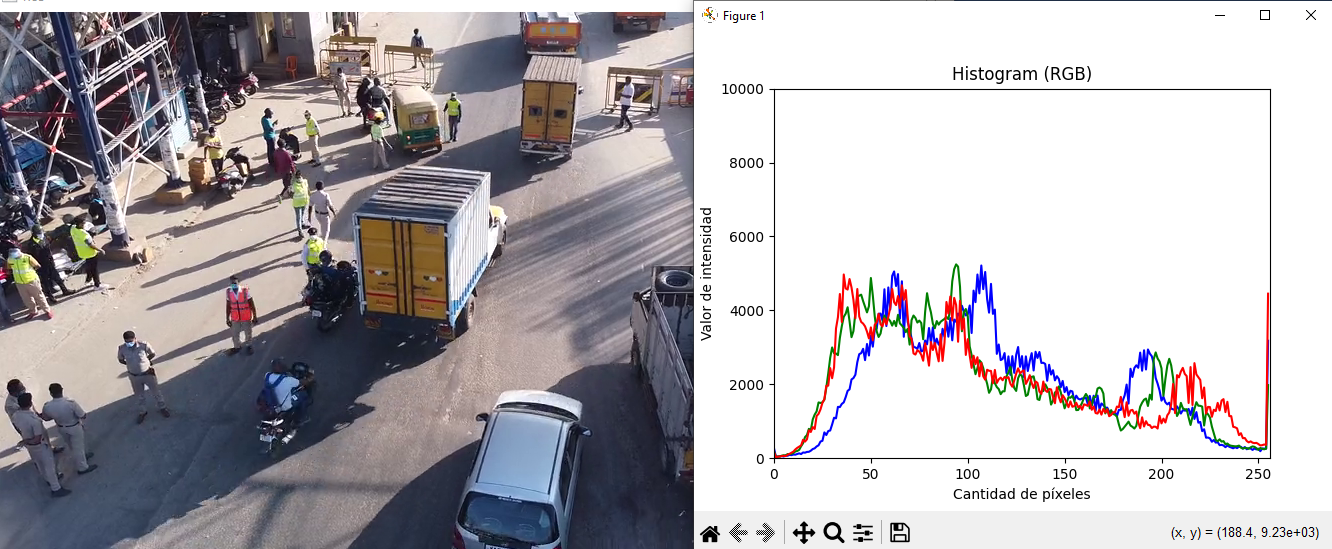
#> input picture imgs/histRGB.png, 1332 x 549 px, given in place of the camera
$ python VideoHistogram.py
#> lines starting #> are read from the running program, lines starting #| are printed output that depends on the picture
"""
Author: brianrscode (github.com/brianrscode)
Created: 08/07/2024
"""


import os
import cv2
import numpy as np
import matplotlib.pyplot as plt


class VideoHistogram:
    def __init__(self, opt):
        if os.path.exists(opt):
            self.cap = cv2.VideoCapture(opt)
        else:
            self.cap = cv2.VideoCapture(0)

        self. fig, self. ax = plt.subplots()
        self.ax.set_xlabel("Valor de intensidad")
        self.ax.set_ylabel("Cantidad de píxeles")
        self.ax.set_xlim(0, 256)  # Eje x de 0 a 256
        self.ax.set_ylim(0, 10_000)  # Eje y de 0 a 10000
        self.ax.grid(True)  # Habilitar la cuadrícula

    def __update_histogram(self, linea, histograma):
        # Actualizar la línea del plot con los valores del histograma
        linea.set_ydata(histograma)
        # Normalizar histograma.
        # histograma = np.divide(histograma, np.sum(histograma))
        # Cambiar el valor máximo del eje y
        # self.ax.set_ylim(0, histograma.max() * 1.1)
        # Redibujar la linea.
        self.fig.canvas.draw()
        self.fig.canvas.flush_events()

    def gray_histogram(self):
        self.ax.set_title("Histogram (grayscale)")
        linea, = self.ax.plot(np.arange(256), np.zeros(256), c='k', label='intensity')
        plt.ion()
        plt.show()
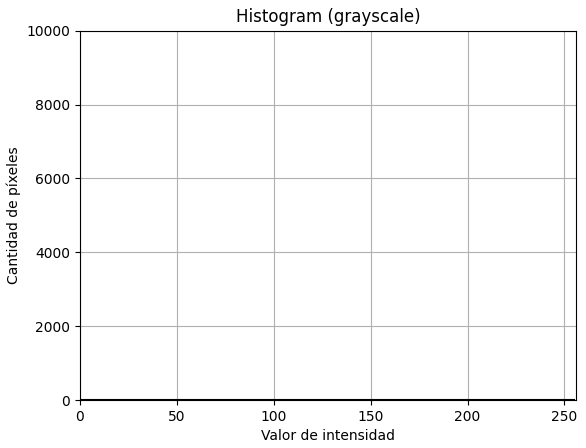
#> figure drawn by matplotlib, 1 panel
        while self.cap.isOpened():
            ret, frame = self.cap.read()
#> frame is the input picture: shape (549, 1332, 3); mean B, G, R 180.8, 176.8, 180.5
            if not ret:
                break

            gray = cv2.cvtColor(frame, cv2.COLOR_BGR2GRAY)
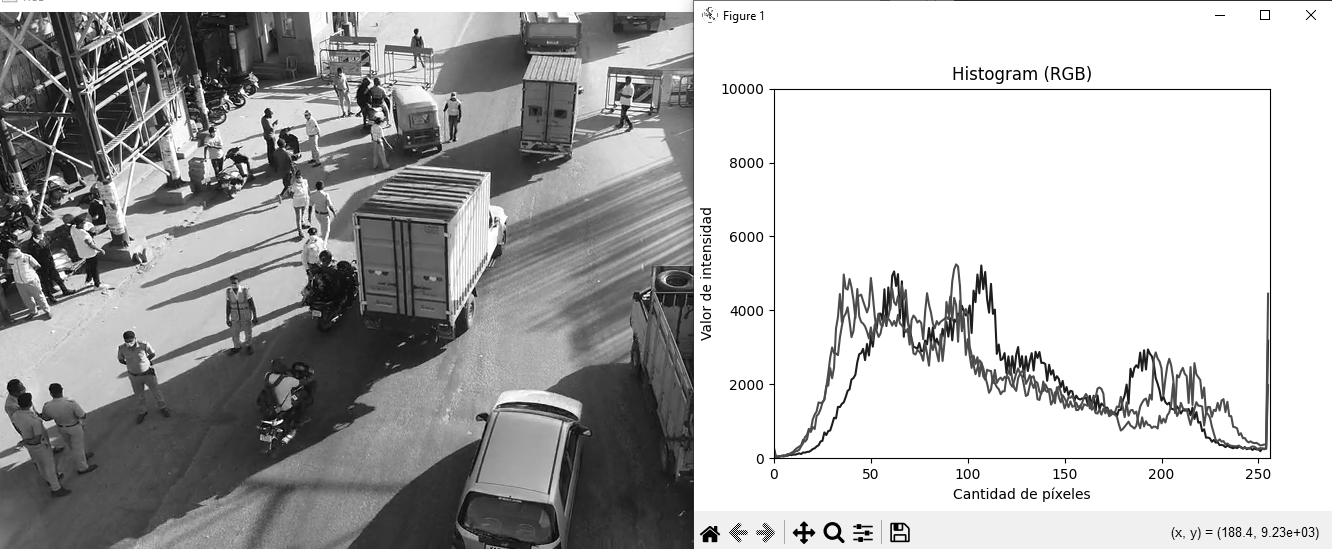
#> gray: shape (549, 1332); min 0, max 255, mean 178.3

            # Calcular histograma.
            histograma = cv2.calcHist([gray], [0], None, [256], [0, 256])
#> histograma = 256 values, max 309830 at index 255, min 59 at index 4, mean 2856.5
            self.__update_histogram(linea, histograma)

            # Mostrar el frame de la cámara en una ventana
            cv2.imshow("grayscale", gray)

            if cv2.waitKey(24) & 0xFF == ord('q'):
#> (key q is pressed here)
                break

        self.cap.release()
        cv2.destroyAllWindows()

    # [42 lines left out: function rgb_histogram, not called in this run]


hist = VideoHistogram(1)
hist.gray_histogram()
# hist.rgb_histogram()
